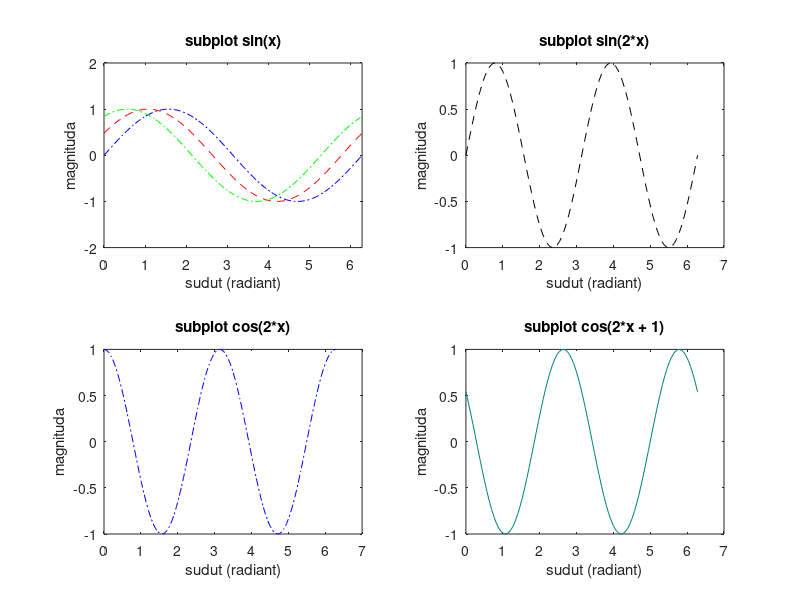

MATLAB code to generate this figure:
clear
clc

x = linspace(0,2*pi,100);
y1 = sin(x);
y2 = sin(x + 0.5);
y3 = sin(x + 1);
y4 = sin(2*x);
y5 = cos(2*x);
y6 = cos(2*x + 1);

% SUBPLOT
figure(1)
subplot(2,2,1)
plot(x,y1,'b-.',x,y2,'r--',x,y3,'g-.')
axis([0 2*pi -2 2]);
title('subplot sin(x)');
xlabel('sudut (radiant)');
ylabel('magnituda');

subplot(2,2,2)
plot(x,y4,'k--')
title('subplot sin(2*x)');
xlabel('sudut (radiant)');
ylabel('magnituda');

subplot(2,2,3)
plot(x,y5,'b-.')
title('subplot cos(2*x)');
xlabel('sudut (radiant)');
ylabel('magnituda');

subplot(2,2,4)
plot(x,y6,'Color',[0 0.5 0.5])
title('subplot cos(2*x + 1)');
xlabel('sudut (radiant)');
ylabel('magnituda');

